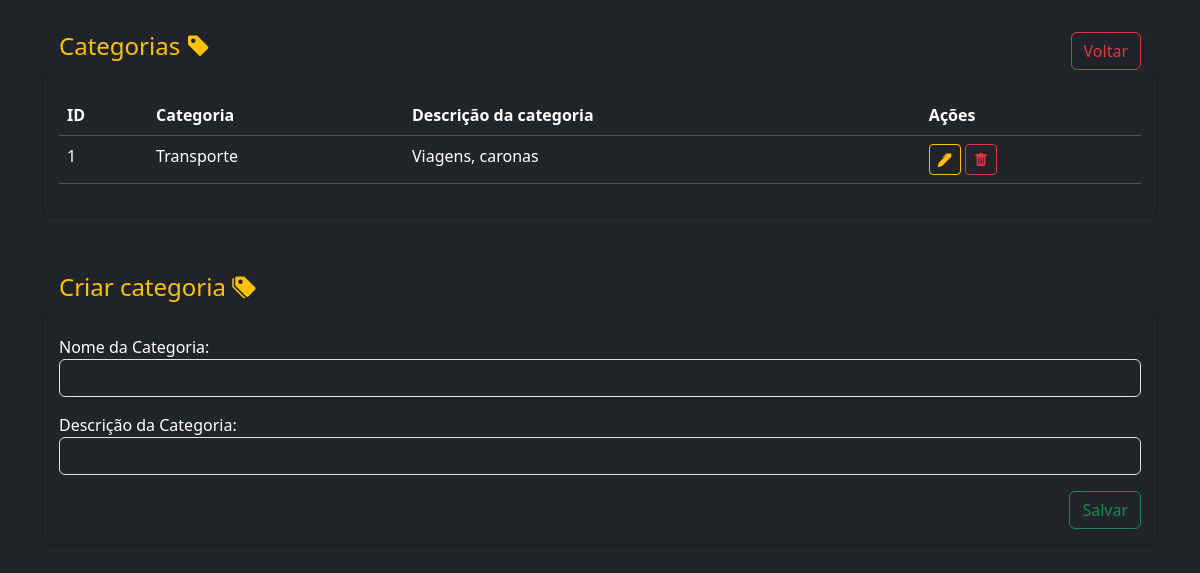
Page /categorias.php on the committed database.
### tables this page shows
CREATE TABLE `categoria` (
  `id` int(11) NOT NULL,
  `nome` varchar(20) NOT NULL,
  `descricao` text DEFAULT NULL
);

### categorias.php (the view, shortened to what this page needs)
<?php
require_once("conexao.php");
$sql = "SELECT * FROM categoria";
$categoria = mysqli_query($conn, $sql);
?>
<!DOCTYPE html>
<html lang="pt-br">
<head>
    <link href="https://cdn.jsdelivr.net/npm/bootstrap@5.3.3/dist/css/bootstrap.min.css" rel="stylesheet">
    <link rel="stylesheet" href="https://cdn.jsdelivr.net/npm/bootstrap-icons@1.11.3/font/bootstrap-icons.min.css">
</head>
<body class="bg-dark">
<div class="container mt-4">
    <div class="row">
        <div class="col-md-12">
            <div class="card text-bg-dark text-warning border-top-0">
                <div class="card-header">
                    <h4>
                        Categorias <i class="bi bi-tag-fill"></i>
                        <a href="index.php" class="btn btn-outline-danger float-end">Voltar</a>
                    </h4>
                </div>
                <div class="card-body">
                    <div class="table-responsive">
                    <table class="table table-dark">
                        <thead>
                            <tr>
                                <th>ID</th>
                                <th>Categoria</th>
                                <th>Descrição da categoria</th>
                                <th>Ações</th>
                            </tr>
                        </thead>
                        <tbody>
                        <?php foreach ($categoria as $categorias): ?>
                            <tr>
                                <td><?php echo $categorias['id']; ?></td>
                                <td><?php echo $categorias['nome']; ?></td>
                                <td><?php echo $categorias['descricao']; ?></td>
                                <td>
                                <a href="edit-categoria.php?id=<?= $categorias['id'] ?>" class="btn btn-outline-warning btn-sm"><i class="bi bi-pen-fill"></i></a>
                                    <form action="acoes.php" method="POST" class="d-inline">
                                        <button name="delete_categoria" type="submit" value="<?=$categorias['id']?>" class="btn btn-outline-danger btn-sm"><i class="bi bi-trash-fill"></i></button>
                                    </form>
                                </td>
                            </tr>
                        <?php endforeach; ?>
                        </tbody>
                    </table>
                    </div>
                </div>
            </div>
            <div class="card text-bg-dark border-top-0 mt-5">
                <div class="card-header text-warning">
                    <h4>
                        Criar categoria <i class="bi bi-tags-fill"></i>
                    </h4>
                </div>
                <div class="card-body">
                    <form action="acoes.php" method="POST">
                        <div class="mb-3">
                            <label for="txtNome">Nome da Categoria:</label>
                            <input type="text" name="txtNome" id="txtNome" class="form-control bg-dark text-light" required>
                        </div>
                        <div class="mb-3">
                            <label for="txtDesc">Descrição da Categoria:</label>
                            <input type="text" name="txtDesc" id="txtDesc" class="form-control bg-dark text-light" required>
                        </div>
                        <div class="mb-3">
                            <button type="submit" name="create_categoria" class="btn btn-outline-success float-end">Salvar</button>
                        </div>
                    </form>
                </div>
            </div>
        </div>
    </div>
</div>
</body>
</html>

### rows in the picture
categoria: id "1", nome "Transporte", descricao "Viagens, caronas"
